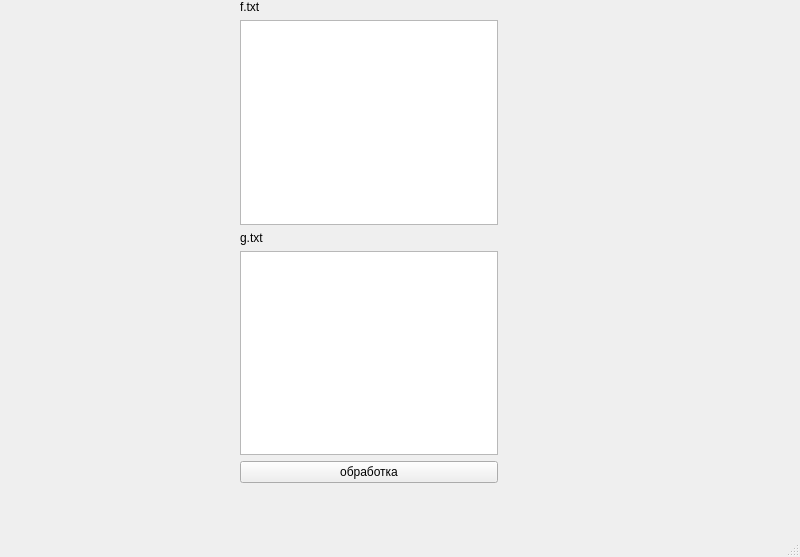
<?xml version="1.0" encoding="UTF-8"?>
<ui version="4.0">
 <class>MainWindow</class>
 <widget class="QMainWindow" name="MainWindow">
  <property name="geometry">
   <rect>
    <x>0</x>
    <y>0</y>
    <width>800</width>
    <height>557</height>
   </rect>
  </property>
  <property name="windowTitle">
   <string>MainWindow</string>
  </property>
  <widget class="QWidget" name="centralwidget">
   <widget class="QWidget" name="">
    <property name="geometry">
     <rect>
      <x>240</x>
      <y>0</y>
      <width>258</width>
      <height>483</height>
     </rect>
    </property>
    <layout class="QVBoxLayout" name="verticalLayout">
     <item>
      <widget class="QLabel" name="label">
       <property name="text">
        <string>f.txt</string>
       </property>
      </widget>
     </item>
     <item>
      <widget class="QTextEdit" name="textEdit"/>
     </item>
     <item>
      <widget class="QLabel" name="label_2">
       <property name="text">
        <string>g.txt</string>
       </property>
      </widget>
     </item>
     <item>
      <widget class="QTextEdit" name="textEdit_2"/>
     </item>
     <item>
      <widget class="QPushButton" name="pushButton">
       <property name="text">
        <string>обработка</string>
       </property>
      </widget>
     </item>
    </layout>
   </widget>
  </widget>
  <widget class="QMenuBar" name="menubar">
   <property name="geometry">
    <rect>
     <x>0</x>
     <y>0</y>
     <width>800</width>
     <height>26</height>
    </rect>
   </property>
  </widget>
  <widget class="QStatusBar" name="statusbar"/>
 </widget>
 <resources/>
 <connections/>
</ui>
